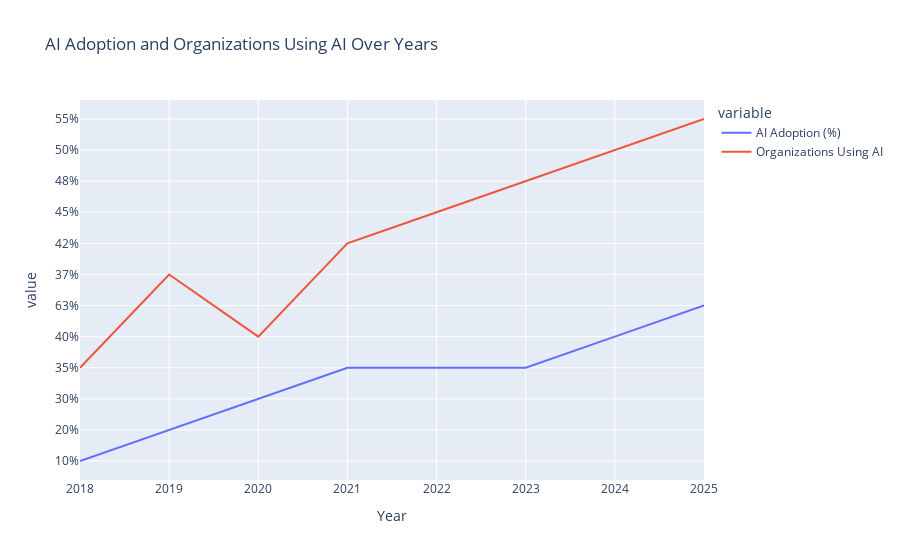

Write notebook code for a chart like this one.
### Markdown cell above
Doanh Thu Phần Mềm AI: Tăng trưởng đều đặn, từ 10.1 tỷ USD năm 2018 lên khoảng 126 tỷ USD vào năm 2025

Giá Trị Thị Trường AI Toàn Cầu: Tăng mạnh, đạt 1.81 nghìn tỷ USD vào năm 2025.

### Code cell
# Biểu đồ cho AI Adoption và Organizations Using AI
fig2 = px.line(data, x='Year', y=['AI Adoption (%)', 'Organizations Using AI'],
              title='AI Adoption and Organizations Using AI Over Years')
fig2.show()

### Figure 1 — Plotly figure (JSON) as saved in the notebook; plotly's stock layout.template omitted (floating-point values rounded to 4 significant figures)
{"data": [{"hovertemplate": "variable=AI Adoption (%)<br>Year=%{x}<br>value=%{y}<extra></extra>", "legendgroup": "AI Adoption (%)", "line": {"color": "#636efa", "dash": "solid"}, "marker": {"symbol": "circle"}, "mode": "lines", "name": "AI Adoption (%)", "orientation": "h", "showlegend": true, "type": "scatter", "x": [2018, 2019, 2020, 2021, 2022, 2023, 2024, 2025], "xaxis": "x", "y": ["10%", "20%", "30%", "35%", "35%", "35%", "40%", "63%"], "yaxis": "y"}, {"hovertemplate": "variable=Organizations Using AI<br>Year=%{x}<br>value=%{y}<extra></extra>", "legendgroup": "Organizations Using AI", "line": {"color": "#EF553B", "dash": "solid"}, "marker": {"symbol": "circle"}, "mode": "lines", "name": "Organizations Using AI", "orientation": "h", "showlegend": true, "type": "scatter", "x": [2018, 2019, 2020, 2021, 2022, 2023, 2024, 2025], "xaxis": "x", "y": ["35%", "37%", "40%", "42%", "45%", "48%", "50%", "55%"], "yaxis": "y"}], "layout": {"legend": {"title": {"text": "variable"}, "tracegroupgap": 0}, "title": {"text": "AI Adoption and Organizations Using AI Over Years"}, "xaxis": {"anchor": "y", "domain": [0, 1], "title": {"text": "Year"}}, "yaxis": {"anchor": "x", "domain": [0, 1], "title": {"text": "value"}}}}
